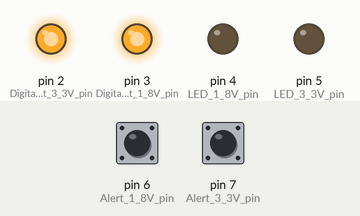
Recording of a sketch running on a simulated Arduino Uno, built with avr-gcc and run on an emulated ATmega328P. On the bench: output pins drawn as LEDs (lit = HIGH). The inputs (shaded band) are chosen by the test bench; at power-on: pin 6 (Alert_1_8V_pin) HIGH, pin 7 (Alert_3_3V_pin) HIGH. Pins used as bus, display or sensor lines are not drawn; what the sketch prints to the serial monitor is not drawn.

Above: at 1.2 s.
1.3 s: pin 6 (Alert_1_8V_pin) pulled LOW for 3.2 s
At 2.9 s:
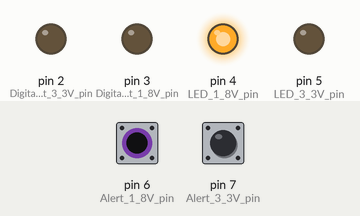
6.8 s: pin 7 (Alert_3_3V_pin) pulled LOW for 0.15 s
At 7.5 s:
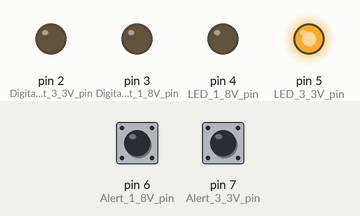
12.3 s: pin 7 (Alert_3_3V_pin) pulled LOW for 3.2 s
At 17.2 s:
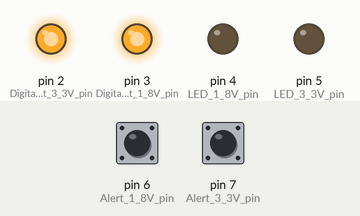
Timing chart, 0 to 18.7 s (numbered marks = the images above; inputs shaded):
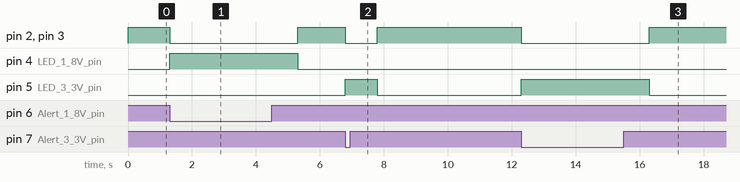

The sketch:

current_monitor.ino
```cpp
int Alert_3_3V_pin = 7;
int Alert_1_8V_pin = 6;

int Digital_Alert_3_3V_pin = 2;
int Digital_Alert_1_8V_pin = 3;

int Reset_3_3V_pin = 9;
int Reset_1_8V_pin = 8;


int LED_1_8V_pin = 4;
int LED_3_3V_pin = 5;

int Alert_3_3V;
int Alert_1_8V;
int Digital_Alert_3_3V;
int Digital_Alert_1_8V;
int Reset_3_3V;
int Reset_1_8V;
int LED_1_8V;
int LED_3_3V;

char incomingByte =-1;
int latchup_count_1_8 =0;
int latchup_count_3_3 =0;
int pressure =0;
int Current1=0;
int Current2=0;
int temp=0;

int temperature;

unsigned long timeLastLatchup;
unsigned long timePrint;

// the setup routine runs once when you press reset:
void setup() {
// initialize serial communication at 9600 bits per second:
  Serial.begin(9600);

  pinMode(Reset_3_3V_pin, OUTPUT);
  pinMode(Reset_1_8V_pin, OUTPUT);
  pinMode(Alert_3_3V_pin, INPUT);
  pinMode(Alert_1_8V_pin, INPUT);
  digitalWrite( Alert_3_3V_pin,  HIGH);
  digitalWrite( Alert_1_8V_pin,  HIGH);
  pinMode(LED_1_8V_pin, OUTPUT);
  pinMode(LED_3_3V_pin, OUTPUT);
  pinMode(Digital_Alert_3_3V_pin, OUTPUT);
  pinMode(Digital_Alert_1_8V_pin, OUTPUT);
  digitalWrite(LED_3_3V_pin, LOW);
  digitalWrite(LED_1_8V_pin, LOW);
}

// the loop routine runs over and over again forever:
void loop() {


 digitalWrite( Digital_Alert_3_3V_pin, HIGH);
 digitalWrite( Digital_Alert_1_8V_pin, HIGH);
 digitalWrite( Reset_3_3V_pin, HIGH);
 digitalWrite( Reset_1_8V_pin,  HIGH);
 digitalWrite(LED_3_3V_pin, LOW);
 digitalWrite(LED_1_8V_pin, LOW);
 incomingByte =-1;
 Alert_3_3V=digitalRead(Alert_3_3V_pin);
 Alert_1_8V=digitalRead(Alert_1_8V_pin);


  if ((Alert_3_3V == LOW) or (Alert_1_8V == LOW)){           // if an overcurrent signal occurs

     digitalWrite( Digital_Alert_1_8V_pin, LOW);             //shut-down 1,8V power
     digitalWrite( Digital_Alert_3_3V_pin, LOW);             //shut-down 3,3V power

    timeLastLatchup = millis();                                   // store latchup time

    if (Alert_3_3V == LOW){                                 //check if was an overcurrent on 3,3V power net
       latchup_count_3_3 ++;                                //increment the latch-up counter
       digitalWrite(LED_3_3V_pin, HIGH);                    //turn on the LED
     }
     else if(Alert_1_8V == LOW){                            //check if was an overcurrent on 1,8V power net
       latchup_count_1_8 ++;                                //increment the latch-up counter
       digitalWrite(LED_1_8V_pin, HIGH);                    //turn on the LED
     }
     delay(1000);                                           //wait to recover from latch-up
     //Serial.print(latchup_count_1_8);                       //send the number of latch-up on the 1,8V
    // Serial.print(latchup_count_3_3);                       //send the number of latch-up on the 3,3V
    //if (Serial.available() > 0){
       Serial.print('!');
       //}
     digitalWrite( Reset_3_3V_pin, LOW);                    //reset the current monitor device
     digitalWrite( Reset_1_8V_pin,  LOW);                   //reset the current monitor device
     digitalWrite( Digital_Alert_3_3V_pin, HIGH);           //turn on the 3,3V power
     digitalWrite( Digital_Alert_1_8V_pin, HIGH);           //turn on the 1,8V power
     digitalWrite(LED_3_3V_pin, LOW);                       //turn off the LED
     digitalWrite(LED_1_8V_pin, LOW);                       //turn off the LED
     delay (1);                                             //don't change this number
  }


  if (Serial.available() > 0) {                           //if there is an incoming byte from the serial
    incomingByte = Serial.read();                         //store it in the incomingByte variable
  }
  if (incomingByte != -1) {
    if (incomingByte == 't') {                            //if the incoming byte is "t"
        for (int i = 3; i<9; i++ ) {                      // read and send the temperatures
        temperature = analogRead(i);
      //  Serial.print("Sens. Value:");                   //uncomment this row for debug
      //  Serial.println(i-1);                            //uncomment this row for debug
        Serial.print(temperature);
        Serial.print(' ');
      }
      Serial.print('#');
    }
     else if (incomingByte == 'c') {                      //if the incoming byte is "c"
      //Serial.print("Current_1.8V: ");                   //uncomment this row for debug
      temp= analogRead(0);                                // read and send the current value on 1,8V
      Serial.print(temp);
      Serial.print(' ');
      //Serial.println("A");                              //uncomment this row for debug
      //Serial.print("Current_3.3V: ");                   //uncomment this row for debug
      temp= analogRead(1);                                // read and send the current value on 3,3V
      Serial.print(temp);
      //Serial.println("A");                              //uncomment this row for debug


     }
     else if (incomingByte == 'p') {                      //if the incoming byte is "p"
      //Serial.print("Pressure: ");                       //uncomment this row for debug
      pressure= analogRead(2);                            // read and send the pressure value
        Serial.print(pressure);                           //formula to be done on SW pressure= ADCread/9.21 +10.56;
      //Serial.println(" kPa");                           //uncomment this row for debug

    }
    else if (incomingByte == 'l'){                        //if the incoming byte is "l"
      timePrint = millis() - timeLastLatchup ;
      //Serial.print("Number of latchup on 1.8V: ");      //uncomment this row for debug
      Serial.print(latchup_count_1_8);                  //send the number of latch-up on the 1,8V
      Serial.print(' ');
      //Serial.print("Number of latchup on 3.3V: ");      //uncomment this row for debug
      Serial.print(latchup_count_3_3);                  //send the number of latch-up on the 3,3V
      Serial.print(' ');
      Serial.print(timePrint);


    }
  }
}
```

Measured:
- after the input at 1.3 s, pin 2 (Digital_Alert_3_3V_pin), pin 3 (Digital_Alert_1_8V_pin): HIGH → LOW at once, → HIGH 4.0 s later; pin 4 (LED_1_8V_pin): LOW → HIGH at once, → LOW 4.0 s later
- after the input at 6.8 s, pin 2 (Digital_Alert_3_3V_pin), pin 3 (Digital_Alert_1_8V_pin): HIGH → LOW at once, → HIGH 1.0 s later; pin 5 (LED_3_3V_pin): LOW → HIGH at once, → LOW 1.0 s later
- after the input at 12.3 s, pin 2 (Digital_Alert_3_3V_pin), pin 3 (Digital_Alert_1_8V_pin): HIGH → LOW at once, → HIGH 4.0 s later; pin 5 (LED_3_3V_pin): LOW → HIGH at once, → LOW 4.0 s later
